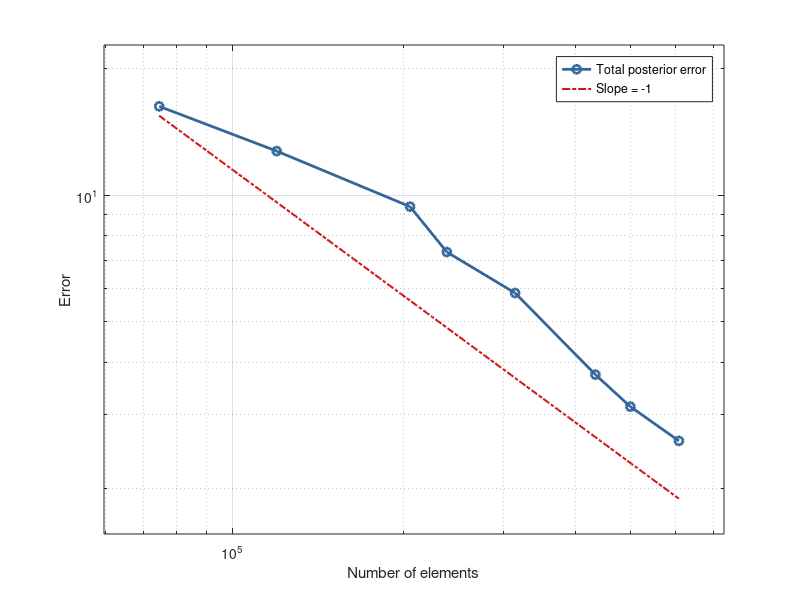
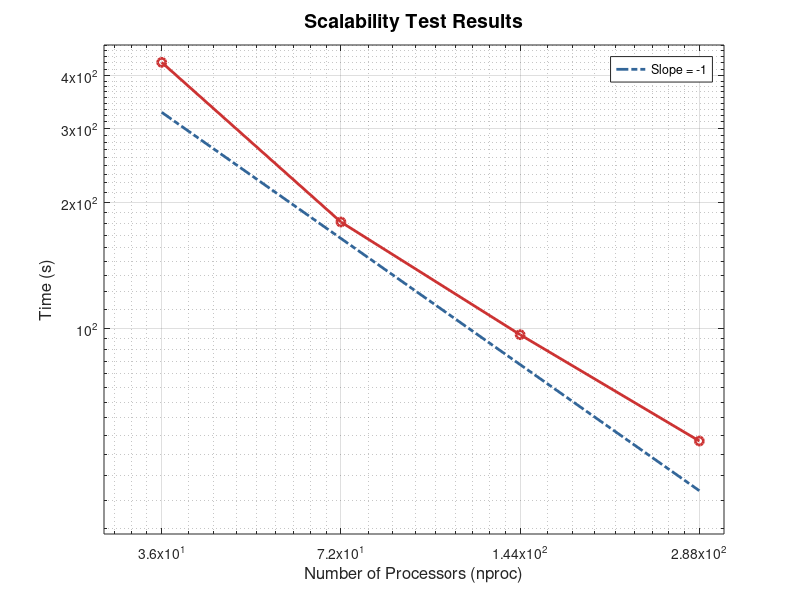

The MATLAB source for these figures, in order:
%% 
% 数据
N = [ 74477 119769 205329 238248 313987 434374 500373 608766 ];
PostErr = [ 16.29073439141678 12.74470547262325 9.39811501304692 ...
             7.32602654877735 5.85100255709758 3.73957743964162 ...
             3.13711672024868 2.60045331594802 ];

% 绘制数据点的 loglog 图
figure;
loglog(N, PostErr, '-o', 'Color', [0.2, 0.4, 0.6], 'DisplayName', 'Total posterior error', 'MarkerSize', 6, 'LineWidth', 2); % 第一根线为暗红色
hold on;

% 生成对数尺度下的 x 轴
xline = logspace(log10(min(N)), log10(max(N)), 100); % 在 log 尺度生成 x 轴的值

% 选择 C 为 PostErr 的第一个值，调整 C 使虚线下移
factor = 0.95;  % 因子用于控制虚线的整体下移
C = PostErr(1) * N(1) * factor;  % 调整 C，使虚线整体往下平移
yline = C ./ xline; % 计算斜率为 -1 的线，y = C / x

% 绘制斜率为 -1 的虚线
loglog(xline, yline, '-.', 'Color',[0.8, 0.1, 0.1], 'DisplayName', 'Slope = -1', 'LineWidth', 1.5); % 第二根线为暗蓝色

% 添加网格
grid on;
xlabel('Number of elements');
% 添加 y 轴标签
ylabel('Error');
% 添加图例
% 设置 x 轴和 y 轴的范围，以在前后留出一些空白
xlim([min(N) * 0.8, max(N) * 1.2]); % 设置 x 轴范围
ylim([min(PostErr) * 0.6, max(PostErr) * 1.4]); % 设置 y 轴范围
% xticks([10^5, 10^6]); % 设置 x 轴刻度
% xticklabels({'10^5', '10^6'}); % 设置对应的 x 轴标签
legend('show');
hold off;
print('Lshaped_ratio', '-depsc');
%% 
% 数据
nproc = [36 72 144 288];
time = [431.10 179.31 96.53 53.81];

% 创建图形窗口
figure;


% 画斜率为 -1 的对比线
% 选择对比线的初始点
nproc_ref = [36 288]; % 起点和终点
time_ref = 0.76* time(1) * (nproc(1) ./ nproc_ref); % 保持起点处与 time 相同，斜率为 -1

% 绘制对比线
loglog(nproc_ref, time_ref, '-.', 'Color',[0.2, 0.4, 0.6], 'LineWidth', 2);
hold on;
% 画测试结果的线
loglog(nproc, time, '-o', 'Color', [0.8, 0.2, 0.2],'LineWidth', 2);
% hold on;


% 添加图例
legend('Slope = -1', 'Location', 'northeast');

% 标注坐标轴
xlabel('Number of Processors (nproc)', 'FontSize', 12);
ylabel('Time (s)', 'FontSize', 12);
title('Scalability Test Results', 'FontSize', 14);

% 设置网格
grid on;

% 调整横轴和纵轴的范围，给图留出空白
xlim([min(nproc)*0.8, max(nproc)*1.1]);
ylim([min(time)*0.6, max(time)*1.1]);
set(gca, 'XTick', nproc);
set(gca, 'YTick', [100 200 300 400]);
hold off;
print('Lshaped_scaling', '-depsc');

